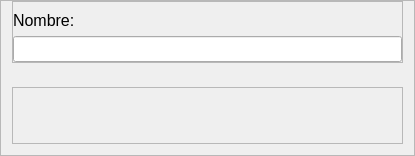
                         <widget class="QFrame" name="frame_33">
                          <property name="maximumSize">
                           <size>
                            <width>415</width>
                            <height>16777215</height>
                           </size>
                          </property>
                          <property name="frameShape">
                           <enum>QFrame::StyledPanel</enum>
                          </property>
                          <property name="frameShadow">
                           <enum>QFrame::Raised</enum>
                          </property>
                          <layout class="QVBoxLayout" name="verticalLayout_2">
                           <property name="topMargin">
                            <number>0</number>
                           </property>
                           <item>
                            <widget class="QFrame" name="frame_25">
                             <property name="minimumSize">
                              <size>
                               <width>0</width>
                               <height>45</height>
                              </size>
                             </property>
                             <property name="frameShape">
                              <enum>QFrame::StyledPanel</enum>
                             </property>
                             <property name="frameShadow">
                              <enum>QFrame::Raised</enum>
                             </property>
                             <layout class="QVBoxLayout" name="verticalLayout_21">
                              <property name="leftMargin">
                               <number>0</number>
                              </property>
                              <property name="topMargin">
                               <number>9</number>
                              </property>
                              <property name="rightMargin">
                               <number>0</number>
                              </property>
                              <property name="bottomMargin">
                               <number>0</number>
                              </property>
                              <item>
                               <widget class="QLabel" name="label_11">
                                <property name="font">
                                 <font>
                                  <pointsize>12</pointsize>
                                 </font>
                                </property>
                                <property name="text">
                                 <string>Nombre: </string>
                                </property>
                                <property name="alignment">
                                 <set>Qt::AlignLeading|Qt::AlignLeft|Qt::AlignVCenter</set>
                                </property>
                               </widget>
                              </item>
                              <item>
                               <widget class="QLineEdit" name="inputNombre">
                                <property name="font">
                                 <font>
                                  <pointsize>11</pointsize>
                                 </font>
                                </property>
                               </widget>
                              </item>
                             </layout>
                            </widget>
                           </item>
                           <item>
                            <widget class="QFrame" name="frame_34">
                             <property name="minimumSize">
                              <size>
                               <width>0</width>
                               <height>0</height>
                              </size>
                             </property>
                             <property name="maximumSize">
                              <size>
                               <width>16777215</width>
                               <height>0</height>
                              </size>
                             </property>
                             <property name="frameShape">
                              <enum>QFrame::StyledPanel</enum>
                             </property>
                             <property name="frameShadow">
                              <enum>QFrame::Raised</enum>
                             </property>
                             <layout class="QHBoxLayout" name="horizontalLayout_25">
                              <property name="leftMargin">
                               <number>0</number>
                              </property>
                              <property name="topMargin">
                               <number>9</number>
                              </property>
                              <property name="rightMargin">
                               <number>0</number>
                              </property>
                              <property name="bottomMargin">
                               <number>0</number>
                              </property>
                              <item>
                               <widget class="QFrame" name="frame_23">
                                <property name="minimumSize">
                                 <size>
                                  <width>0</width>
                                  <height>35</height>
                                 </size>
                                </property>
                                <property name="maximumSize">
                                 <size>
                                  <width>145</width>
                                  <height>16777215</height>
                                 </size>
                                </property>
                                <property name="frameShape">
                                 <enum>QFrame::StyledPanel</enum>
                                </property>
                                <property name="frameShadow">
                                 <enum>QFrame::Raised</enum>
                                </property>
                                <layout class="QHBoxLayout" name="horizontalLayout_15">
                                 <property name="leftMargin">
                                  <number>0</number>
                                 </property>
                                 <property name="rightMargin">
                                  <number>0</number>
                                 </property>
                                 <property name="bottomMargin">
                                  <number>0</number>
                                 </property>
                                 <item>
                                  <widget class="QLabel" name="label_13">
                                   <property name="font">
                                    <font>
                                     <pointsize>12</pointsize>
                                    </font>
                                   </property>
                                   <property name="text">
                                    <string>Cantidad: </string>
                                   </property>
                                   <property name="alignment">
                                    <set>Qt::AlignLeading|Qt::AlignLeft|Qt::AlignVCenter</set>
                                   </property>
                                  </widget>
                                 </item>
                                 <item>
                                  <widget class="QLineEdit" name="inputCantidad">
                                   <property name="font">
                                    <font>
                                     <pointsize>11</pointsize>
                                    </font>
                                   </property>
                                  </widget>
                                 </item>
                                </layout>
                               </widget>
                              </item>
                              <item>
                               <spacer name="horizontalSpacer_2">
                                <property name="orientation">
                                 <enum>Qt::Horizontal</enum>
                                </property>
                                <property name="sizeHint" stdset="0">
                                 <size>
                                  <width>40</width>
                                  <height>20</height>
                                 </size>
                                </property>
                               </spacer>
                              </item>
                              <item>
                               <widget class="QFrame" name="frame_24">
                                <property name="minimumSize">
                                 <size>
                                  <width>0</width>
                                  <height>35</height>
                                 </size>
                                </property>
                                <property name="frameShape">
                                 <enum>QFrame::StyledPanel</enum>
                                </property>
                                <property name="frameShadow">
                                 <enum>QFrame::Raised</enum>
                                </property>
                                <layout class="QHBoxLayout" name="horizontalLayout_20">
                                 <property name="leftMargin">
                                  <number>0</number>
                                 </property>
                                 <property name="rightMargin">
                                  <number>0</number>
                                 </property>
                                 <property name="bottomMargin">
                                  <number>0</number>
                                 </property>
                                 <item>
                                  <widget class="QLabel" name="label_24">
                                   <property name="font">
                                    <font>
                                     <pointsize>12</pointsize>
                                    </font>
                                   </property>
                                   <property name="text">
                                    <string>Codigo: </string>
                                   </property>
                                   <property name="alignment">
                                    <set>Qt::AlignLeading|Qt::AlignLeft|Qt::AlignVCenter</set>
                                   </property>
                                  </widget>
                                 </item>
                                 <item>
                                  <widget class="QLineEdit" name="inputCodigo">
                                   <property name="maximumSize">
                                    <size>
                                     <width>120</width>
                                     <height>16777215</height>
                                    </size>
                                   </property>
                                   <property name="font">
                                    <font>
                                     <pointsize>11</pointsize>
                                    </font>
                                   </property>
                                  </widget>
                                 </item>
                                </layout>
                               </widget>
                              </item>
                             </layout>
                            </widget>
                           </item>
                           <item>
                            <widget class="QFrame" name="frame_40">
                             <property name="minimumSize">
                              <size>
                               <width>0</width>
                               <height>0</height>
                              </size>
                             </property>
                             <property name="maximumSize">
                              <size>
                               <width>16777215</width>
                               <height>0</height>
                              </size>
                             </property>
                             <property name="frameShape">
                              <enum>QFrame::StyledPanel</enum>
                             </property>
                             <property name="frameShadow">
                              <enum>QFrame::Raised</enum>
                             </property>
                             <layout class="QHBoxLayout" name="horizontalLayout_27">
                              <property name="leftMargin">
                               <number>0</number>
                              </property>
                              <property name="topMargin">
                               <number>9</number>
                              </property>
                              <property name="rightMargin">
                               <number>0</number>
                              </property>
                              <property name="bottomMargin">
                               <number>0</number>
                              </property>
                              <item>
                               <widget class="QFrame" name="frame_41">
                                <property name="minimumSize">
                                 <size>
                                  <width>0</width>
                                  <height>35</height>
                                 </size>
                                </property>
                                <property name="maximumSize">
                                 <size>
                                  <width>136</width>
                                  <height>16777215</height>
                                 </size>
                                </property>
                                <property name="frameShape">
                                 <enum>QFrame::StyledPanel</enum>
                                </property>
                                <property name="frameShadow">
                                 <enum>QFrame::Raised</enum>
                                </property>
                                <layout class="QHBoxLayout" name="horizontalLayout_28">
                                 <property name="leftMargin">
                                  <number>0</number>
                                 </property>
                                 <property name="rightMargin">
                                  <number>0</number>
                                 </property>
                                 <item>
                                  <widget class="QLabel" name="label_33">
                                   <property name="font">
                                    <font>
                                     <pointsize>12</pointsize>
                                    </font>
                                   </property>
                                   <property name="text">
                                    <string>Precio: </string>
                                   </property>
                                   <property name="alignment">
                                    <set>Qt::AlignLeading|Qt::AlignLeft|Qt::AlignVCenter</set>
                                   </property>
                                  </widget>
                                 </item>
                                 <item>
                                  <widget class="QLineEdit" name="inputPrecio">
                                   <property name="font">
                                    <font>
                                     <pointsize>11</pointsize>
                                    </font>
                                   </property>
                                  </widget>
                                 </item>
                                </layout>
                               </widget>
                              </item>
                              <item>
                               <widget class="QFrame" name="frame_42">
                                <property name="minimumSize">
                                 <size>
                                  <width>0</width>
                                  <height>35</height>
                                 </size>
                                </property>
                                <property name="frameShape">
                                 <enum>QFrame::StyledPanel</enum>
                                </property>
                                <property name="frameShadow">
                                 <enum>QFrame::Raised</enum>
                                </property>
                                <layout class="QHBoxLayout" name="horizontalLayout_29">
                                 <property name="leftMargin">
                                  <number>0</number>
                                 </property>
                                 <property name="rightMargin">
                                  <number>0</number>
                                 </property>
                                 <item>
                                  <spacer name="horizontalSpacer_3">
                                   <property name="orientation">
                                    <enum>Qt::Horizontal</enum>
                                   </property>
                                   <property name="sizeHint" stdset="0">
                                    <size>
                                     <width>40</width>
                                     <height>20</height>
                                    </size>
                                   </property>
                                  </spacer>
                                 </item>
                                 <item>
                                  <widget class="QLabel" name="label_34">
                                   <property name="font">
                                    <font>
                                     <pointsize>12</pointsize>
                                    </font>
                                   </property>
                                   <property name="text">
                                    <string>Almacen:</string>
                                   </property>
                                   <property name="alignment">
                                    <set>Qt::AlignLeading|Qt::AlignLeft|Qt::AlignVCenter</set>
                                   </property>
                                  </widget>
                                 </item>
                                 <item>
                                  <widget class="QComboBox" name="inputAlmacen">
                                   <property name="minimumSize">
                                    <size>
                                     <width>146</width>
                                     <height>0</height>
                                    </size>
                                   </property>
                                   <property name="font">
                                    <font>
                                     <pointsize>12</pointsize>
                                    </font>
                                   </property>
                                   <item>
                                    <property name="text">
                                     <string>Seleccione</string>
                                    </property>
                                   </item>
                                  </widget>
                                 </item>
                                </layout>
                               </widget>
                              </item>
                             </layout>
                            </widget>
                           </item>
                           <item>
                            <widget class="QFrame" name="frame_38">
                             <property name="minimumSize">
                              <size>
                               <width>0</width>
                               <height>0</height>
                              </size>
                             </property>
                             <property name="maximumSize">
                              <size>
                               <width>16777215</width>
                               <height>0</height>
                              </size>
                             </property>
                             <property name="frameShape">
                              <enum>QFrame::StyledPanel</enum>
                             </property>
                             <property name="frameShadow">
                              <enum>QFrame::Raised</enum>
                             </property>
                             <layout class="QHBoxLayout" name="horizontalLayout_26">
                              <property name="leftMargin">
                               <number>0</number>
                              </property>
                              <property name="rightMargin">
                               <number>0</number>
                              </property>
                              <property name="bottomMargin">
                               <number>0</number>
                              </property>
                              <item>
                               <widget class="QFrame" name="frame_35">
                                <property name="minimumSize">
                                 <size>
                                  <width>240</width>
                                  <height>42</height>
                                 </size>
                                </property>
                                <property name="frameShape">
                                 <enum>QFrame::StyledPanel</enum>
                                </property>
                                <property name="frameShadow">
                                 <enum>QFrame::Raised</enum>
                                </property>
                                <layout class="QVBoxLayout" name="verticalLayout_22">
                                 <property name="leftMargin">
                                  <number>0</number>
                                 </property>
                                 <property name="topMargin">
                                  <number>9</number>
                                 </property>
                                 <property name="rightMargin">
                                  <number>0</number>
                                 </property>
                                 <property name="bottomMargin">
                                  <number>0</number>
                                 </property>
                                 <item>
                                  <widget class="QLabel" name="label_12">
                                   <property name="font">
                                    <font>
                                     <pointsize>12</pointsize>
                                    </font>
                                   </property>
                                   <property name="text">
                                    <string>Categoria</string>
                                   </property>
                                   <property name="alignment">
                                    <set>Qt::AlignLeading|Qt::AlignLeft|Qt::AlignVCenter</set>
                                   </property>
                                  </widget>
                                 </item>
                                 <item>
                                  <widget class="QComboBox" name="inputCategoria">
                                   <property name="font">
                                    <font>
                                     <pointsize>12</pointsize>
                                    </font>
                                   </property>
                                   <item>
                                    <property name="text">
                                     <string>Seleccione</string>
                                    </property>
                                   </item>
                                  </widget>
                                 </item>
                                </layout>
                               </widget>
                              </item>
                              <item>
                               <widget class="QFrame" name="frame_37">
                                <property name="minimumSize">
                                 <size>
                                  <width>0</width>
                                  <height>42</height>
                                 </size>
                                </property>
                                <property name="frameShape">
                                 <enum>QFrame::StyledPanel</enum>
                                </property>
                                <property name="frameShadow">
                                 <enum>QFrame::Raised</enum>
                                </property>
                                <layout class="QVBoxLayout" name="verticalLayout_24">
                                 <property name="leftMargin">
                                  <number>0</number>
                                 </property>
                                 <property name="topMargin">
                                  <number>9</number>
                                 </property>
                                 <property name="rightMargin">
                                  <number>0</number>
                                 </property>
                                 <property name="bottomMargin">
                                  <number>0</number>
                                 </property>
                                 <item>
                                  <widget class="QLabel" name="label_31">
                                   <property name="font">
                                    <font>
                                     <pointsize>12</pointsize>
                                    </font>
                                   </property>
                                   <property name="text">
                                    <string>Estado</string>
                                   </property>
                                   <property name="alignment">
                                    <set>Qt::AlignLeading|Qt::AlignLeft|Qt::AlignVCenter</set>
                                   </property>
                                  </widget>
                                 </item>
                                 <item>
                                  <widget class="QComboBox" name="inputEstado">
                                   <property name="font">
                                    <font>
                                     <pointsize>12</pointsize>
                                    </font>
                                   </property>
                                   <item>
                                    <property name="text">
                                     <string>Seleccione</string>
                                    </property>
                                   </item>
                                  </widget>
                                 </item>
                                </layout>
                               </widget>
                              </item>
                             </layout>
                            </widget>
                           </item>
                           <item>
                            <widget class="QFrame" name="frame_39">
                             <property name="minimumSize">
                              <size>
                               <width>0</width>
                               <height>42</height>
                              </size>
                             </property>
                             <property name="frameShape">
                              <enum>QFrame::StyledPanel</enum>
                             </property>
                             <property name="frameShadow">
                              <enum>QFrame::Raised</enum>
                             </property>
                             <layout class="QVBoxLayout" name="verticalLayout_25">
                              <property name="leftMargin">
                               <number>0</number>
                              </property>
                              <property name="topMargin">
                               <number>9</number>
                              </property>
                              <property name="rightMargin">
                               <number>0</number>
                              </property>
                              <property name="bottomMargin">
                               <number>0</number>
                              </property>
                              <item>
                               <spacer name="verticalSpacer_3">
                                <property name="orientation">
                                 <enum>Qt::Vertical</enum>
                                </property>
                                <property name="sizeHint" stdset="0">
                                 <size>
                                  <width>20</width>
                                  <height>40</height>
                                 </size>
                                </property>
                               </spacer>
                              </item>
                              <item>
                               <widget class="QLabel" name="label_32">
                                <property name="maximumSize">
                                 <size>
                                  <width>16777215</width>
                                  <height>0</height>
                                 </size>
                                </property>
                                <property name="font">
                                 <font>
                                  <pointsize>12</pointsize>
                                 </font>
                                </property>
                                <property name="text">
                                 <string>Proveedor</string>
                                </property>
                                <property name="alignment">
                                 <set>Qt::AlignLeading|Qt::AlignLeft|Qt::AlignVCenter</set>
                                </property>
                               </widget>
                              </item>
                              <item>
                               <widget class="QComboBox" name="inputProveedor">
                                <property name="maximumSize">
                                 <size>
                                  <width>16777215</width>
                                  <height>0</height>
                                 </size>
                                </property>
                                <property name="font">
                                 <font>
                                  <pointsize>12</pointsize>
                                 </font>
                                </property>
                                <item>
                                 <property name="text">
                                  <string>Seleccione</string>
                                 </property>
                                </item>
                               </widget>
                              </item>
                             </layout>
                            </widget>
                           </item>
                          </layout>
                         </widget>
